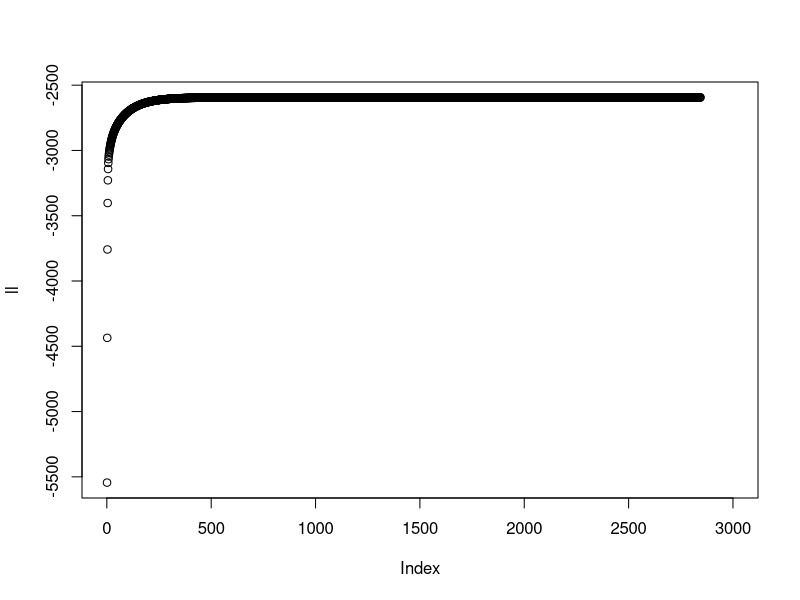
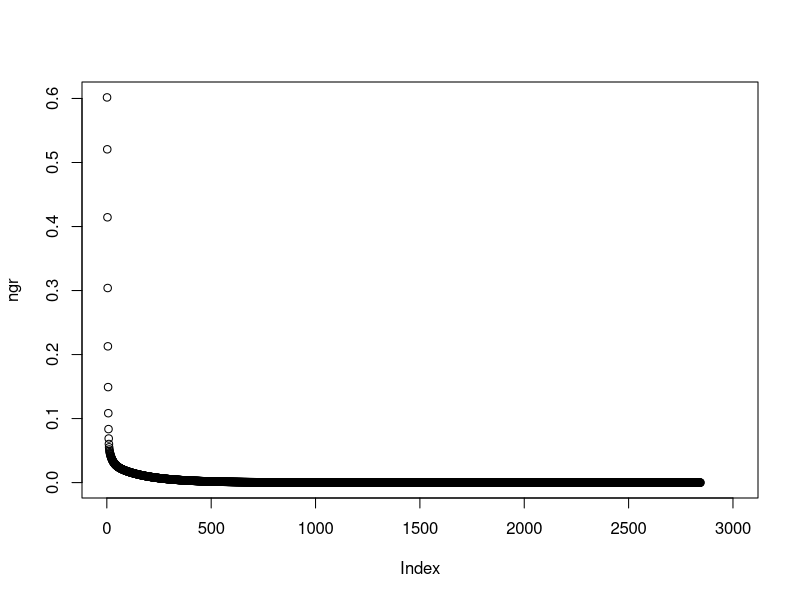
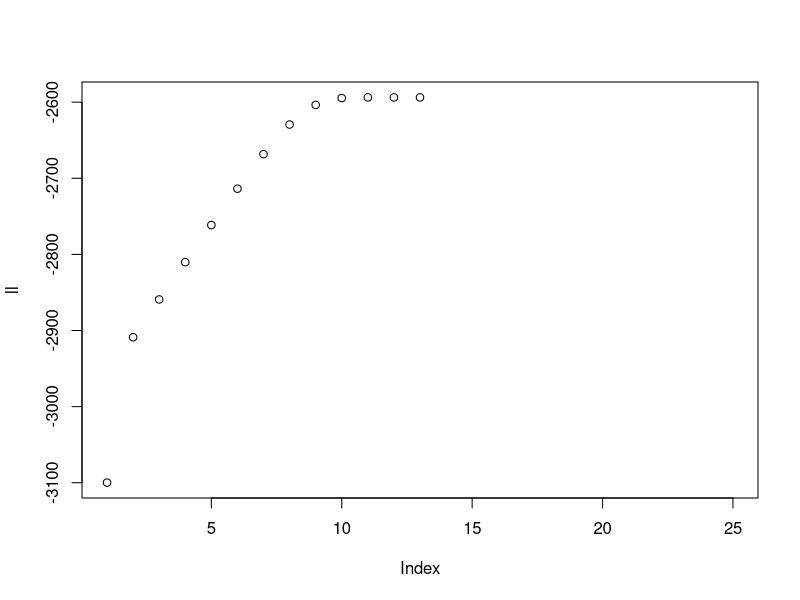
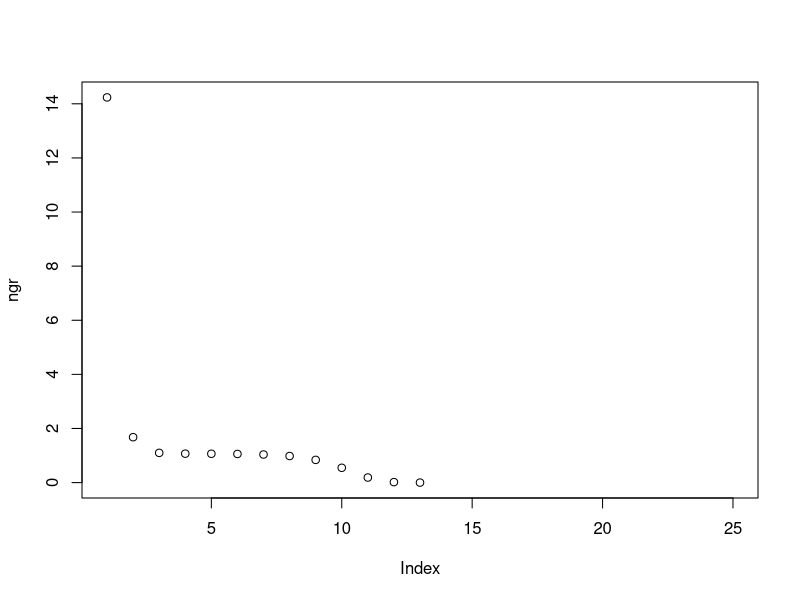

R code for these plots, in order:
Admit <- UCBAdmissions
# Admit[1,,]
# Admit[2,,]
# Admit[,1,]
# Admit[,2,]

df <- matrix(NA, ncol=4, nrow=24)
l <- 0
for (i in 1:2) {
  admit <- 2-i
  for (j in 1:2) {
    female <- j - 1
    for (k in 1:6) {
      dept <- k
      l <- l + 1
      df[l,] <- c(admit,female,dept,Admit[i,j,k])
      
    }
  }
}

df <- as.data.frame(df)
names(df) <- c("admit", "female", "dept", "count")

df$dept <- factor(df$dept, labels=LETTERS[1:6])
# df$deptA <- as.integer(df$dept=="A")
# df$deptB <- as.integer(df$dept=="B")
# df$deptC <- as.integer(df$dept=="C")
# df$deptD <- as.integer(df$dept=="D")
# df$deptE <- as.integer(df$dept=="E")
# df$deptF <- as.integer(df$dept=="F")
# df$Cons <- 1

fit <- glm(admit~female+dept, weight=count, data=df, family="binomial")
summary(fit)

X <- model.matrix(~female+dept, data=df)
# X

B <- rep(1,7)
Y <- df$admit
counts <- df$count

admitll <- function(B,Y,X,counts){
  sum(counts*(Y*(X%*%B)- log(1 + exp(X%*%B))))
}

admitll(B,Y,X,counts)

# Check the log-likelihood around the solution
admitll(coef(fit),Y,X,counts)
logLik(fit) # check
admitll(coef(fit)+.01,Y,X,counts)
admitll(coef(fit)-.01,Y,X,counts)

admitgr <- function(B,Y,X,counts){
  J <- (Y-1/(1+exp(-X%*%B)))*counts
  return((t(X)%*%J)/sum(counts))
}

B <- rep(1,7)
admitgr(B,Y,X,counts)
# solve(admitgr(B,Y,X,counts), B)
# B <- coef(fit)
alpha <- 1
n <- 3000
i <- 0
ll <- rep(NA, n)
ngr <- rep(NA, n)
while (norm(admitgr(B,Y,X,counts), "F") > 1e-8 && i < n) {
#for (i in 1:n) {
  i <- i+1
  B.inc <- admitgr(B,Y,X,counts)
  ngr[i] <- norm(as.matrix(B.inc), "F")
  B <- B + alpha*B.inc #/norm(as.matrix(B.inc))
  ll[i] <- admitll(B,Y,X,counts)
}

B; i
norm(admitgr(B,Y,X,counts), "F")
admitll(B,Y,X,counts); logLik(fit)
plot(ll)
plot(ngr)
coef(fit)

# admitgr(coef(fit),Y,X,counts)
norm(admitgr(coef(fit),Y,X,counts), "F")

H <- t(X)%*%diag(as.vector(1/(1+exp(-X%*%B))*(1-(1/(1+exp(-X%*%B)))))*counts)%*%X/sum(counts)
H

B <- rep(1,7)
n <- 25
i <- 0
ll <- rep(NA, n)
ngr <- rep(NA, n)
while (norm(admitgr(B,Y,X,counts), "F") > 1e-8 && i < n) {
  i <- i+1
  B.inc <- solve(H)%*%admitgr(B,Y,X,counts)
  ngr[i] <- norm(as.matrix(B.inc), "F")
  B <- B + alpha*B.inc
  ll[i] <- admitll(B,Y,X,counts)
}
cbind(B, coef(fit));i

plot(ll)
plot(ngr)
